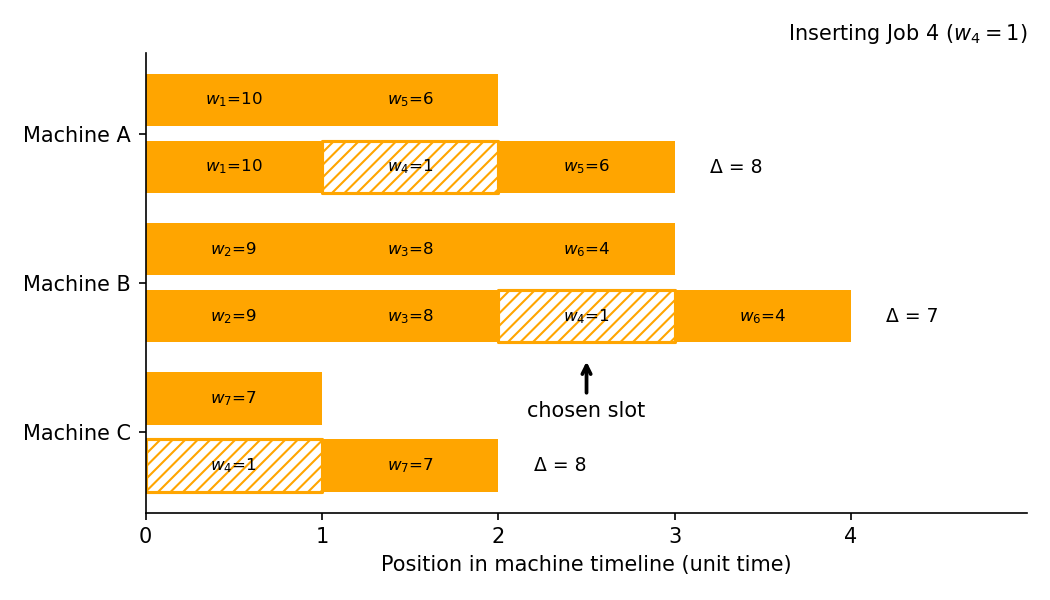

Python code for this plot:
import matplotlib.pyplot as plt
from bisect import bisect_left as bs

# ------------------------------------------------------------------
# Existing schedule (heaviest jobs J1…J7 already placed)
# Current job J4 has weight 1 (lightest)
# Note: valid insertion positions must keep job‐IDs in ascending order.
# ------------------------------------------------------------------
machines = [
    ("Machine A", [(1, 10), (5, 6)]),  # J1 (10), J5 (6)
    ("Machine B", [(2, 9), (3, 8), (6, 4)]),  # J2 (9), J3 (8), J6 (4)
    ("Machine C", [(7, 7)])  # J7 (7)
]

new_job_w = 1  # weight of J4
new_job_id = 4  # ID of the new job


# ---------------- helper to compute Δ‐cost and new sequence ------------------
def delta_and_state(jobs, new_job):
    """
    jobs: list of (job_id, weight), sorted by job_id
    new_job: tuple (job_id, weight)
    Returns: (delta, new_sequence)
    """
    pos = bs(jobs, new_job)
    cost_before = sum(w * (i + 1) for i, (_, w) in enumerate(jobs))
    new_seq = jobs[:pos] + [new_job] + jobs[pos:]
    cost_after = sum(w * (i + 1) for i, (_, w) in enumerate(new_seq))
    return cost_after - cost_before, new_seq, pos


# --------- find best insertion slot (minimum Δ) for each machine ----------
best_slots = [delta_and_state(jobs, (new_job_id, new_job_w)) for name, jobs in machines]

# Which machine has the smallest Δ?
global_best = min(range(len(best_slots)), key=lambda i: best_slots[i][0])

# ------------------------ plotting ----------------------------------------
bar_h, gap, gap_m = 0.35, 0.1, 0.2
fig, ax = plt.subplots(figsize=(7, 4))

for idx, (m_name, jobs) in enumerate(machines):
    y_top = -idx * (2 * bar_h + gap + gap_m)  # “before” row
    y_bot = y_top - (bar_h + gap)  # “after” row

    Δ, new_seq, ins_pos = best_slots[idx]

    # ----- BEFORE bars (current sequence) -----
    for i, (job_id, w) in enumerate(jobs):
        ax.broken_barh([(i, 1)], (y_top, bar_h), facecolors="orange")
        ax.text(i + 0.5, y_top + bar_h / 2,
                rf"$w_{{{job_id}}}$={w}",
                ha='center', va='center', fontsize=8)

    # ----- AFTER bars (best insertion for J4) -----
    for i, (job_id, w) in enumerate(new_seq):
        if (i == ins_pos) and (job_id == new_job_id):
            ax.broken_barh(
                [(i, 1)], (y_bot, bar_h),
                facecolors="none", edgecolors="orange",
                hatch="////", lw=1.5
            )
            ax.text(i + 0.5, y_bot + bar_h / 2,
                    rf"$w_{{{job_id}}}$={w}",
                    ha='center', va='center', fontsize=8)
        else:
            ax.broken_barh([(i, 1)], (y_bot, bar_h), facecolors="orange")
            ax.text(i + 0.5, y_bot + bar_h / 2,
                    rf"$w_{{{job_id}}}$={w}",
                    ha='center', va='center', fontsize=8)

    # annotate Δ‐cost on the right
    ax.text(len(new_seq) + 0.2, y_bot + bar_h / 2,
            f"Δ = {Δ}", va='center', fontsize=9)

    # draw arrow to the globally chosen slot
    if idx == global_best:
        ax.annotate("chosen slot",
                    xy=(ins_pos + 0.5, y_bot - 0.1),
                    xytext=(ins_pos + 0.5, y_bot - 0.5),
                    arrowprops=dict(arrowstyle="->", lw=1.8),
                    ha='center')

# ----- Axes & cosmetics -----
ax.set_xlim(0, max(len(seq) for _, seq, _ in best_slots) + 1)
ax.set_xlabel("Position in machine timeline (unit time)")
ax.set_title(f"Inserting Job {new_job_id} ($w_{new_job_id}={new_job_w}$)", loc='right', fontsize=10)
ax.set_yticks(
    [-(i * (2 * bar_h + gap + gap_m) + gap / 2)
     for i in range(len(machines))]
)
ax.set_yticklabels([name for name, _ in machines])
ax.spines["top"].set_visible(False)
ax.spines["right"].set_visible(False)
ax.set_xticks(range(
    0, max(len(seq) for _, seq, _ in best_slots) + 1
))
plt.tight_layout()
plt.savefig("heavy_first.png", dpi=150)
